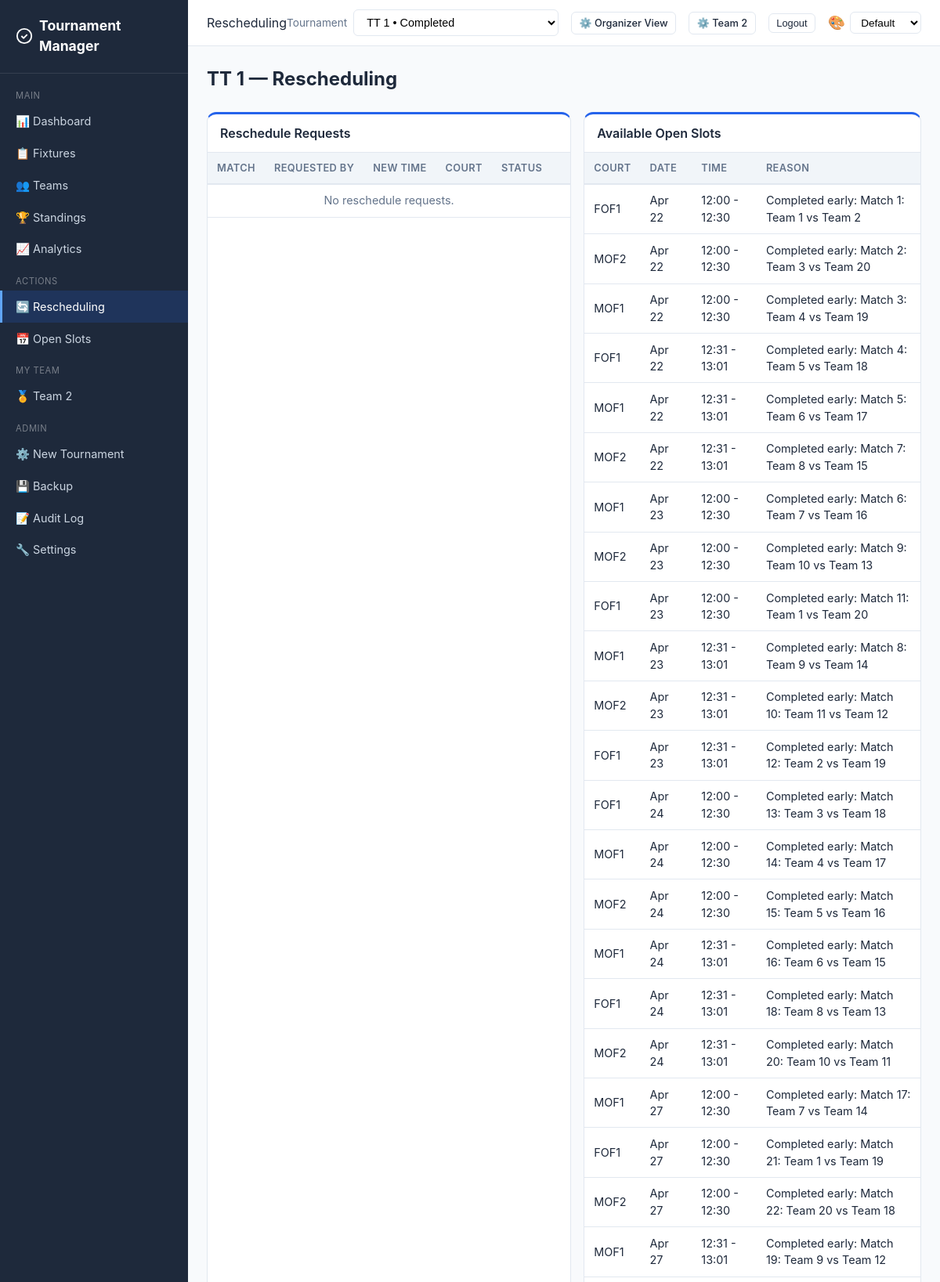
The app's page /rescheduling/ (signed in, upper part) with its own data.
### core/models.py (models this page shows, shortened)
class Team(models.Model):
    STATUS_CHOICES = [
        ("active", "Active"),
        ("withdrawn", "Withdrawn"),
    ]
    user = models.ForeignKey(User, on_delete=models.CASCADE, related_name="captained_teams")
    tournament = models.ForeignKey(
        Tournament, on_delete=models.CASCADE, related_name="teams"
    )
    name = models.CharField(max_length=100)
    department = models.CharField(max_length=120, blank=True, default="")
    status = models.CharField(max_length=20, choices=STATUS_CHOICES, default="active")
    withdrawn_at = models.DateTimeField(null=True, blank=True)
    group = models.CharField(max_length=5, blank=True, default="")
    preferred_courts = models.ManyToManyField(Court, blank=True, related_name="preferred_by")
    availability_notes = models.TextField(blank=True, default="")
    seed = models.IntegerField(default=0)
    class Meta:
        unique_together = [["tournament", "name"], ["tournament", "user"]]

class Tournament(models.Model):
    FORMAT_CHOICES = [
        ("round_robin", "Round Robin"),
        ("double_round_robin", "Double Round Robin"),
        ("knockout", "Knockout"),
        ("double_elimination", "Double Elimination"),
        ("consolation", "Consolation"),
        ("hybrid", "Hybrid (Groups + Knockout)"),
    ]
    SPORT_CHOICES = [
        ("badminton", "Badminton"),
        ("tennis", "Tennis"),
        ("volleyball", "Volleyball"),
        ("basketball", "Basketball"),
        ("soccer", "Soccer"),
        ("cricket", "Cricket"),
        ("table_tennis", "Table Tennis"),
        ("other", "Other"),
    ]
    WITHDRAWAL_POLICY_CHOICES = [
        ("forfeit", "Forfeit remaining matches"),
        ("void", "Void remaining matches"),
    ]
    name = models.CharField(max_length=200)
    sport_type = models.CharField(
        max_length=30, choices=SPORT_CHOICES, default="other",
        help_text="Type of sport for this tournament",
    )
    format = models.CharField(max_length=30, choices=FORMAT_CHOICES)
    players_per_team = models.IntegerField(
        default=1, help_text="Number of players required per team",
    )
    status = models.CharField(
        max_length=20,
        choices=[
            ("setup", "Setup"),
            ("registration_open", "Registration Open"),
            ("ready", "Ready for Scheduling"),
            ("scheduled", "Schedule Draft Ready"),
            ("active", "Active"),
            ("completed", "Completed"),
        ],
        default="setup",
    )
    created_at = models.DateTimeField(auto_now_add=True)
    started_at = models.DateTimeField(null=True, blank=True)
    completed_at = models.DateTimeField(null=True, blank=True)
    start_date = models.DateField(
        default=timezone.localdate,
        null=True,
        blank=True,
        help_text="Date from which automatic scheduling should begin",
    )
    expected_teams_count = models.PositiveIntegerField(
        default=0,
        blank=True,
        help_text="Expected number of teams before the tournament can start",
    )
    points_per_win = models.IntegerField(default=3)
    points_per_loss = models.IntegerField(default=0)
    points_per_draw = models.IntegerField(default=1)
    tiebreaker_order = models.TextField(
        default='["game_diff", "games_won", "head_to_head"]'
    )
    num_groups = models.IntegerField(default=2, help_text="For hybrid format")
    teams_per_group_advance = models.IntegerField(
        default=2, help_text="Teams advancing from each group"
    )
    withdrawal_policy = models.CharField(
        max_length=20, choices=WITHDRAWAL_POLICY_CHOICES, default="forfeit"
    )
    default_match_duration = models.IntegerField(
        default=30, help_text="Minutes per match"
    )
    champion = models.ForeignKey(
        "Team",
        null=True,
        blank=True,
        on_delete=models.SET_NULL,
        related_name="championships",
        help_text="Team that won the tournament",
    )

class OpenSlot(models.Model):
    tournament = models.ForeignKey(
        Tournament, on_delete=models.CASCADE, related_name="open_slots"
    )
    court = models.ForeignKey(Court, on_delete=models.CASCADE)
    start_time = models.DateTimeField()
    end_time = models.DateTimeField()
    reason = models.CharField(max_length=200, default="")
    created_at = models.DateTimeField(auto_now_add=True)
    class Meta:
        ordering = ["start_time"]

class Court(models.Model):
    tournament = models.ForeignKey(
        Tournament, on_delete=models.CASCADE, related_name="courts"
    )
    name = models.CharField(max_length=100)
    is_available = models.BooleanField(default=True)
    class Meta:
        unique_together = ["tournament", "name"]

### core/views.py (the view)
# urls.py: path("rescheduling/", views.rescheduling_view, name="rescheduling"),
@login_required
def rescheduling_view(request):
    tournament = _get_tournament(request)
    if not tournament:
        return render(request, "core/rescheduling.html", _tournament_context(request, tournament))
    _sync_open_slots_for_tournament(tournament)
    team = _get_team(request.user, tournament)
    requests_qs = RescheduleRequest.objects.filter(
        match__tournament=tournament
    ).select_related("match", "requested_by", "new_court").order_by("-created_at")
    if team and not _is_organizer(request.user):
        requests_qs = requests_qs.filter(
            Q(requested_by=team) | Q(match__team1=team) | Q(match__team2=team)
        )
    return render(request, "core/rescheduling.html", {
        "tournament": tournament, "requests": requests_qs,
        "open_slots": tournament.open_slots.select_related("court").filter(end_time__gt=timezone.now()), "team": team,
        **_tournament_context(request, tournament),
    })

### templates/core/rescheduling.html (shortened to what this page needs)
{% extends "core/base.html" %}
{% block page_header %}Rescheduling{% endblock %}
{% block content %}
<h1 class="page-title">{% if tournament %}{{ tournament.name }} — {% endif %}Rescheduling</h1>
{% if tournament %}
<div class="grid grid-2">
    <div class="card">
        <div class="card-header">Reschedule Requests</div>
        <div class="table-container">
        <table>
            <thead><tr><th>Match</th><th>Requested By</th><th>New Time</th><th>Court</th><th>Status</th><th></th></tr></thead>
            <tbody>
            {% for rr in requests %}
            <tr>
                <td><a href="{% url 'match_detail' pk=rr.match.pk %}">Match #{{ rr.match.match_number }}</a></td>
                <td>{{ rr.requested_by.name }}</td>
                <td>{{ rr.new_time|date:"M d, H:i" }}</td>
                <td>{{ rr.new_court.name|default:"-" }}</td>
                <td><span class="badge badge-{{ rr.status }}">{{ rr.get_status_display }}</span></td>
                <td>
                    {% if rr.status == "pending" and team and rr.requested_by != team %}
                    <form method="post" action="{% url 'respond_reschedule' pk=rr.pk %}" style="display:inline">
                        {% csrf_token %}
                        <input type="hidden" name="action" value="approve">
                        <button type="submit" class="btn btn-success btn-sm">✓</button>
                    </form>
                    <form method="post" action="{% url 'respond_reschedule' pk=rr.pk %}" style="display:inline">
                        {% csrf_token %}
                        <input type="hidden" name="action" value="reject">
                        <button type="submit" class="btn btn-danger btn-sm">✗</button>
                    </form>
                    {% endif %}
                </td>
            </tr>
            {% empty %}
            <tr><td colspan="6" class="text-center text-muted">No reschedule requests.</td></tr>
            {% endfor %}
            </tbody>
        </table>
        </div>
    </div>
    <div class="card">
        <div class="card-header">Available Open Slots</div>
        <div class="table-container">
        <table>
            <thead><tr><th>Court</th><th>Date</th><th>Time</th><th>Reason</th></tr></thead>
            <tbody>
            {% for slot in open_slots %}
            <tr>
                <td>{{ slot.court.name }}</td>
                <td>{{ slot.start_time|date:"M d" }}</td>
                <td>{{ slot.start_time|date:"H:i" }} - {{ slot.end_time|date:"H:i" }}</td>
                <td>{{ slot.reason }}</td>
            </tr>
            {% empty %}
            <tr><td colspan="4" class="text-center text-muted">No open slots.</td></tr>
            {% endfor %}
            </tbody>
        </table>
        </div>
    </div>
</div>
{% else %}
<p class="text-muted">No tournament active.</p>
{% endif %}
{% endblock %}

### templates/core/base.html (shortened to what this page needs)
{% load static %}
<!DOCTYPE html>
<html lang="en">
<head>
    <link rel="stylesheet" href="{% static 'css/style.css' %}?v={% now 'YmdHis' %}">
</head>
<body>
{% if user.is_authenticated %}
<div class="app-layout">
    <aside class="sidebar">
        <div class="sidebar-brand">
            <svg viewBox="0 0 24 24" fill="none" stroke="currentColor" stroke-width="2"><circle cx="12" cy="12" r="10"/><path d="M8 12l3 3 5-5"/></svg>
            Tournament Manager
        </div>
        <nav class="sidebar-nav">
            <div class="sidebar-section">Main</div>
            <a href="{% url 'dashboard' %}" class="{% if request.resolver_match.url_name == 'dashboard' %}active{% endif %}">📊 Dashboard</a>
            <a href="{% url 'fixtures' %}" class="{% if request.resolver_match.url_name == 'fixtures' %}active{% endif %}">📋 Fixtures</a>
            <a href="{% url 'teams' %}" class="{% if request.resolver_match.url_name == 'teams' or request.resolver_match.url_name == 'team_detail' %}active{% endif %}">👥 Teams</a>
            <a href="{% url 'standings' %}" class="{% if request.resolver_match.url_name == 'standings' %}active{% endif %}">🏆 Standings</a>
            <a href="{% url 'analytics' %}" class="{% if request.resolver_match.url_name == 'analytics' %}active{% endif %}">📈 Analytics</a>
            <div class="sidebar-section">Actions</div>
            <a href="{% url 'rescheduling' %}" class="{% if request.resolver_match.url_name == 'rescheduling' %}active{% endif %}">🔄 Rescheduling</a>
            <a href="{% url 'open_slots' %}" class="{% if request.resolver_match.url_name == 'open_slots' %}active{% endif %}">📅 Open Slots</a>
            {% if team %}
            <div class="sidebar-section">My Team</div>
            <a href="{% url 'team_detail' pk=team.pk %}" class="{% if request.resolver_match.url_name == 'team_detail' %}active{% endif %}">🏅 {{ team.name }}</a>
            {% endif %}
            {% if user.is_staff %}
            <div class="sidebar-section">Admin</div>
            <a href="{% url 'tournament_setup' %}" class="{% if request.resolver_match.url_name == 'tournament_setup' %}active{% endif %}">⚙️ New Tournament</a>
            <a href="{% url 'backup' %}" class="{% if request.resolver_match.url_name == 'backup' %}active{% endif %}">💾 Backup</a>
            <a href="{% url 'audit_log' %}" class="{% if request.resolver_match.url_name == 'audit_log' %}active{% endif %}">📝 Audit Log</a>
            <a href="{% url 'settings' %}" class="{% if request.resolver_match.url_name == 'settings' %}active{% endif %}">🔧 Settings</a>
            {% endif %}
        </nav>
    </aside>
    <div class="main-content">
        <header class="topbar">
            <div class="topbar-left">
                <span>{% block page_header %}{% endblock %}</span>
            </div>
            <div class="topbar-right">
                {% if user.is_staff and available_tournaments %}
                <form method="post" action="{% url 'select_tournament' %}" style="display:flex;align-items:center;gap:0.5rem;">
                    <label for="tournament-switch" class="text-muted" style="font-size:0.85rem;">Tournament</label>
                    <select id="tournament-switch" name="tournament_id" class="form-select" onchange="this.form.submit()" style="min-width:220px;">
                        {% for t in available_tournaments %}
                        <option value="{{ t.pk }}" {% if selected_tournament and t.pk == selected_tournament.pk %}selected{% endif %}>
                            {{ t.name }} • {{ t.get_status_display }}
                        </option>
                        {% endfor %}
                    </select>
                </form>
                {% endif %}
                {% if has_dual_roles %}
                <a href="{% url 'toggle_view_preference' %}" class="btn btn-outline btn-sm" title="Switch view mode">
                    {% if view_mode == 'organizer' %}
                    👤 Team View
                    {% else %}
                    ⚙️ Organizer View
                    {% endif %}
                </a>
                {% endif %}
                {% if team %}
                <a href="{% url 'team_detail' pk=team.pk %}" class="btn btn-outline btn-sm">&#9881;&#65039; {{ team.name }}</a>
                {% elif user.is_staff %}
                <span class="text-muted">Organizer: <strong>{{ user.username }}</strong></span>
                {% endif %}
                <form method="post" action="{% url 'logout' %}" style="display:inline;">
                    <button type="submit" class="btn btn-outline btn-sm">Logout</button>
                </form>
                <div class="theme-picker">
                    <label for="themeSelect" style="font-size:1.1rem;cursor:default;" title="Theme">🎨</label>
                    <select id="themeSelect" class="form-select" style="width:auto;padding:0.3rem 0.55rem;font-size:0.85rem;">
                        <option value="default">Default</option>
                    </select>
                </div>
            </div>
        </header>
        <div class="content">
            {% block content %}{% endblock %}
        </div>
    </div>
</div>
{% endif %}
</body>
</html>

### records on screen
Team: name "Team 2"
Tournament: name "TT 1"
OpenSlot: court.name "FOF1", start_time "Apr 22", start_time "12:00", end_time "12:30", reason "Completed early: Match 1: Team 1 vs Team 2"
OpenSlot: court.name "MOF2", start_time "Apr 22", start_time "12:00", end_time "12:30", reason "Completed early: Match 2: Team 3 vs Team 20"
OpenSlot: court.name "MOF1", start_time "Apr 22", start_time "12:00", end_time "12:30", reason "Completed early: Match 3: Team 4 vs Team 19"
OpenSlot: court.name "FOF1", start_time "Apr 22", start_time "12:31", end_time "13:01", reason "Completed early: Match 4: Team 5 vs Team 18"
OpenSlot: court.name "MOF1", start_time "Apr 22", start_time "12:31", end_time "13:01", reason "Completed early: Match 5: Team 6 vs Team 17"
OpenSlot: court.name "MOF2", start_time "Apr 22", start_time "12:31", end_time "13:01", reason "Completed early: Match 7: Team 8 vs Team 15"
OpenSlot: court.name "MOF1", start_time "Apr 23", start_time "12:00", end_time "12:30", reason "Completed early: Match 6: Team 7 vs Team 16"
OpenSlot: court.name "MOF2", start_time "Apr 23", start_time "12:00", end_time "12:30", reason "Completed early: Match 9: Team 10 vs Team 13"
OpenSlot: court.name "FOF1", start_time "Apr 23", start_time "12:00", end_time "12:30", reason "Completed early: Match 11: Team 1 vs Team 20"
OpenSlot: court.name "MOF1", start_time "Apr 23", start_time "12:31", end_time "13:01", reason "Completed early: Match 8: Team 9 vs Team 14"
OpenSlot: court.name "MOF2", start_time "Apr 23", start_time "12:31", end_time "13:01", reason "Completed early: Match 10: Team 11 vs Team 12"
OpenSlot: court.name "FOF1", start_time "Apr 23", start_time "12:31", end_time "13:01", reason "Completed early: Match 12: Team 2 vs Team 19"
OpenSlot: court.name "FOF1", start_time "Apr 24", start_time "12:00", end_time "12:30", reason "Completed early: Match 13: Team 3 vs Team 18"
OpenSlot: court.name "MOF1", start_time "Apr 24", start_time "12:00", end_time "12:30", reason "Completed early: Match 14: Team 4 vs Team 17"
OpenSlot: court.name "MOF2", start_time "Apr 24", start_time "12:00", end_time "12:30", reason "Completed early: Match 15: Team 5 vs Team 16"
OpenSlot: court.name "MOF1", start_time "Apr 24", start_time "12:31", end_time "13:01", reason "Completed early: Match 16: Team 6 vs Team 15"
OpenSlot: court.name "FOF1", start_time "Apr 24", start_time "12:31", end_time "13:01", reason "Completed early: Match 18: Team 8 vs Team 13"
OpenSlot: court.name "MOF2", start_time "Apr 24", start_time "12:31", end_time "13:01", reason "Completed early: Match 20: Team 10 vs Team 11"
OpenSlot: court.name "MOF1", start_time "Apr 27", start_time "12:00", end_time "12:30", reason "Completed early: Match 17: Team 7 vs Team 14"
OpenSlot: court.name "FOF1", start_time "Apr 27", start_time "12:00", end_time "12:30", reason "Completed early: Match 21: Team 1 vs Team 19"
OpenSlot: court.name "MOF2", start_time "Apr 27", start_time "12:00", end_time "12:30", reason "Completed early: Match 22: Team 20 vs Team 18"
OpenSlot: court.name "MOF1", start_time "Apr 27", start_time "12:31", end_time "13:01", reason "Completed early: Match 19: Team 9 vs Team 12"

### other values on screen
form field tournament_id "TT 1 • Completed"
